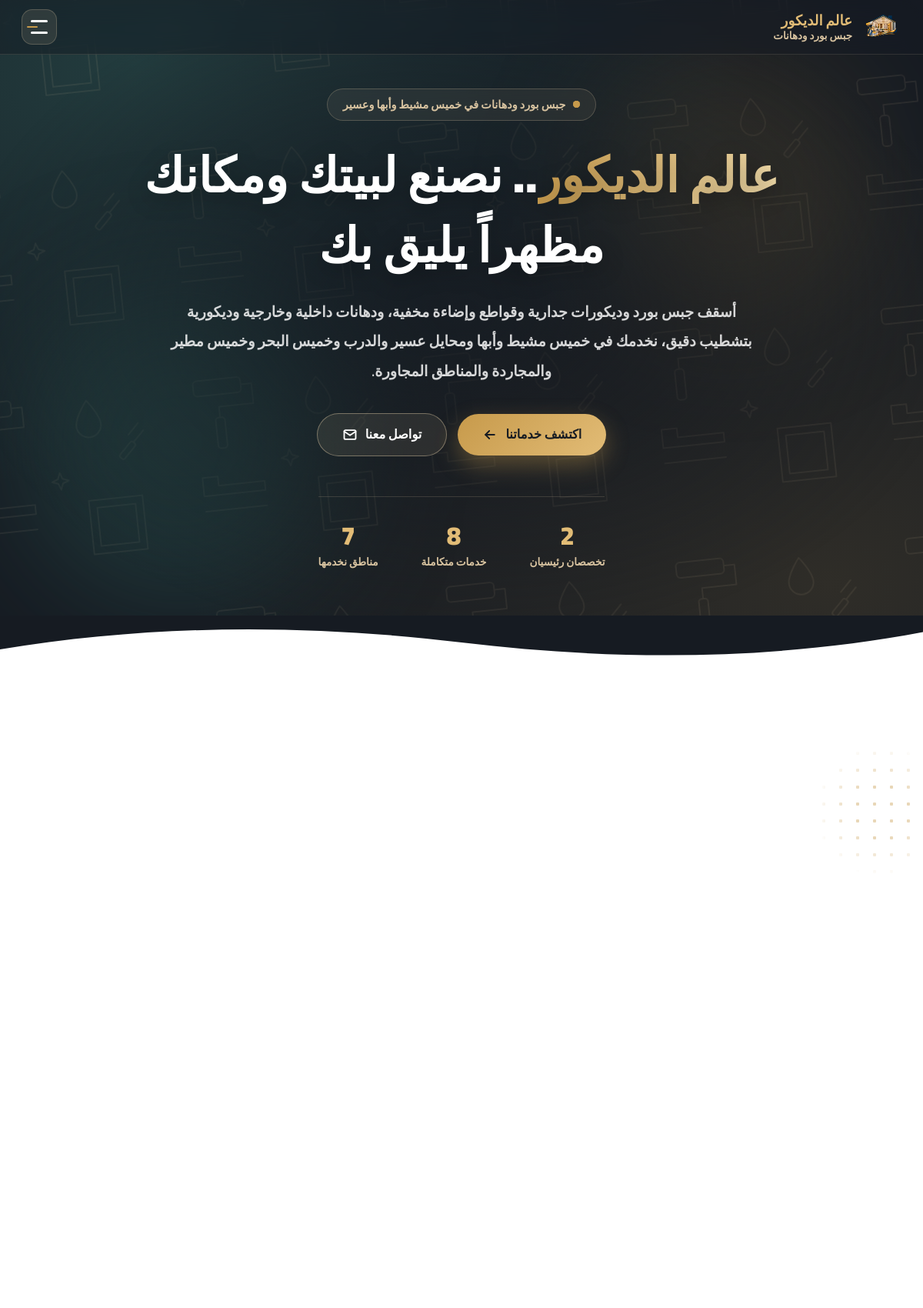
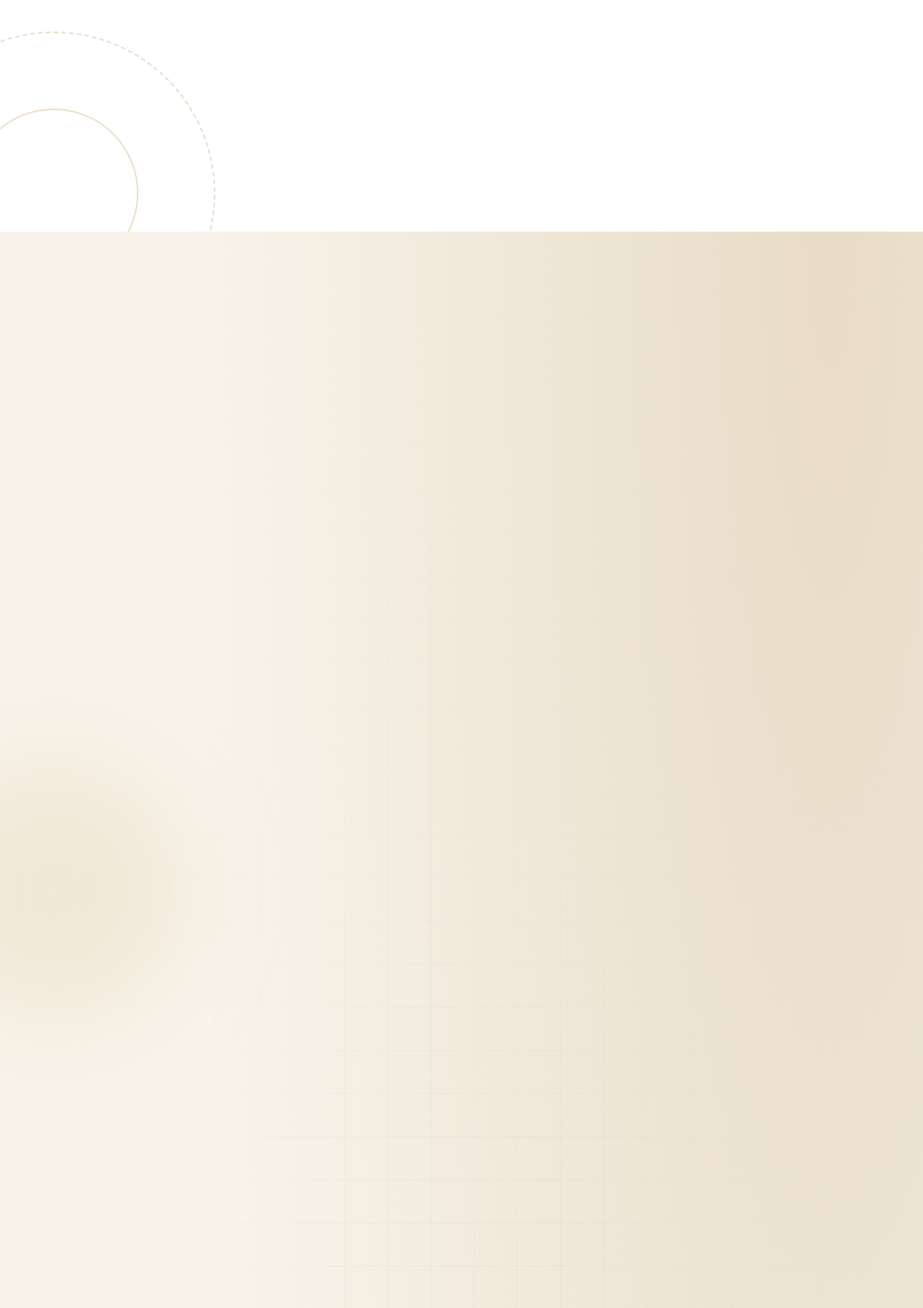
The page / (upper part) on the database its author committed (2 pictures, top to bottom).
### tables this page shows
CREATE TABLE `hero` (
  id INT AUTO_INCREMENT PRIMARY KEY,
  badge VARCHAR(255),
  title VARCHAR(255),
  highlight VARCHAR(100),
  subtitle TEXT,
  updated_at TIMESTAMP DEFAULT CURRENT_TIMESTAMP ON UPDATE CURRENT_TIMESTAMP
);

### functions.php (called while the page is built, shortened)
<?php
function e($v) { return htmlspecialchars((string)$v, ENT_QUOTES, 'UTF-8'); }
function getSettings() {
    global $pdo;
    static $cache = null;
    if ($cache !== null) return $cache;
    $cache = [];
    foreach ($pdo->query('SELECT setting_key, setting_value FROM settings') as $r) {
        $cache[$r['setting_key']] = $r['setting_value'];
    }
    return $cache;
}
function setting($key, $default = '') {
    $s = getSettings();
    return $s[$key] ?? $default;
}
function getHero() {
    global $pdo;
    return $pdo->query('SELECT * FROM hero LIMIT 1')->fetch() ?: [];
}
function getServices() {
    global $pdo;
    return $pdo->query('SELECT * FROM services WHERE is_active=1 ORDER BY sort_order, id')->fetchAll();
}

### index.php (the view, shortened to what this page needs)
<?php
require __DIR__ . '/config.php';
require __DIR__ . '/functions.php';
$S       = getSettings();
$hero    = getHero();
$svcs    = getServices();
?>
<!DOCTYPE html>
<html lang="ar" dir="rtl">
<head>
<link rel="stylesheet" href="style.css">
</head>
<body>
<header class="site-header" id="siteHeader">
  <div class="container header-inner">
    <a href="#home" class="brand" aria-label="<?= e(setting('site_name')) ?>">
      <span class="brand-logo"><img src="images/logo.png" alt="شعار" width="64" height="64"></span>
      <span class="brand-text">
        <strong><?= e(setting('site_name','عالم الديكور')) ?></strong>
        <small><?= e(setting('site_tagline','جبس بورد ودهانات')) ?></small>
      </span>
    </a>
    <button class="menu-toggle" id="menuToggle" type="button" aria-label="فتح القائمة" aria-expanded="false" aria-controls="mobileMenu">
      <span></span><span></span><span></span>
    </button>
  </div>
</header>
<main id="main">
  <section class="hero" id="home" aria-labelledby="heroTitle">
    <div class="hero-bg" aria-hidden="true">
      <div class="hero-parallax" id="heroParallax">
      </div>
      <span class="orb orb-1"></span><span class="orb orb-2"></span>
      <div class="particles" id="particles"></div>
    </div>
    <div class="container hero-inner">
      <div class="hero-badge reveal" style="--d:.2s">
        <span class="pulse-dot"></span>
        <?= e($hero['badge'] ?? '') ?>
      </div>
      <h1 id="heroTitle" class="reveal" style="--d:.4s">
        <span class="shine-text"><?= e($hero['highlight'] ?? '') ?></span>.. <?= e($hero['title'] ?? '') ?>
      </h1>
      <p class="hero-sub reveal" style="--d:.65s"><?= e($hero['subtitle'] ?? '') ?></p>
      <div class="hero-actions reveal" style="--d:.9s">
        <a href="#services" class="btn btn-primary"><span>اكتشف خدماتنا</span>
          <svg viewBox="0 0 24 24" width="20" height="20" fill="none" stroke="currentColor" stroke-width="2.2" stroke-linecap="round" stroke-linejoin="round"><path d="M19 12H5"/><path d="M11 6l-6 6 6 6"/></svg>
        </a>
        <a href="#contact" class="btn btn-ghost"><span>تواصل معنا</span>
          <svg viewBox="0 0 24 24" width="20" height="20" fill="none" stroke="currentColor" stroke-width="2.2" stroke-linecap="round" stroke-linejoin="round"><rect x="3" y="5" width="18" height="14" rx="2"/><path d="M3 7l9 6 9-6"/></svg>
        </a>
      </div>
      <ul class="hero-stats reveal" style="--d:1.15s">
        <li><b><?= e(setting('stat_1_num','2')) ?></b><span><?= e(setting('stat_1_label','تخصصان رئيسيان')) ?></span></li>
        <li><b><?= e(setting('stat_2_num','8')) ?></b><span><?= e(setting('stat_2_label','خدمات متكاملة')) ?></span></li>
        <li><b><?= e(setting('stat_3_num','7')) ?></b><span><?= e(setting('stat_3_label','مناطق نخدمها')) ?></span></li>
      </ul>
    </div>
  </section>
  <section class="about" id="about" aria-labelledby="aboutTitle">
    <svg class="about-wave" viewBox="0 0 1440 80" preserveAspectRatio="none"><path d="M0 0H1440V30C1200 80 960 80 720 48C480 16 240 16 0 60Z" fill="#161B22"/></svg>
    <div class="about-deco"><span class="deco-dots"></span><span class="deco-ring deco-ring-1"></span><span class="deco-ring deco-ring-2"></span></div>
    <div class="container about-grid">
      <div class="about-content">
      </div>
    </div>
  </section>
  <section class="services" id="services" aria-labelledby="servicesTitle">
    <div class="svc-deco"><span class="svc-blob svc-blob-1"></span><span class="svc-blob svc-blob-2"></span><span class="svc-grid"></span></div>
    <div class="container">
      <header class="svc-head">
      </header>
      <div class="svc-list">
        <?php foreach ($svcs as $i => $s): $checks = array_filter(array_map('trim', explode("\n", (string)$s['checks']))); ?>
          <article class="svc-row" id="svc-<?= (int)$s['id'] ?>">
          </article>
        <?php endforeach; ?>
      </div>
    </div>
  </section>
</main>
</body>
</html>

### rows shown on the page
hero: badge "جبس بورد ودهانات في خميس مشيط وأبها وعسير", title "نصنع لبيتك ومكانك مظهراً يليق بك", subtitle "أسقف جبس بورد وديكورات جدارية وقواطع وإضاءة مخفية، ودهانات داخلية وخارجية وديكورية بتشطيب دقيق، نخدمك في خميس مشيط وأبها ومحايل عسير والدرب وخميس البحر وخميس مطير والمجاردة والمناطق المجاورة."

### other values the page prints
setting('site_name','عالم الديكور') "عالم الديكور"
setting('site_tagline','جبس بورد ودهانات') "جبس بورد ودهانات"
setting('stat_1_num','2') "2"
setting('stat_1_label','تخصصان رئيسيان') "تخصصان رئيسيان"
setting('stat_2_num','8') "8"
setting('stat_2_label','خدمات متكاملة') "خدمات متكاملة"
setting('stat_3_num','7') "7"
setting('stat_3_label','مناطق نخدمها') "مناطق نخدمها"
